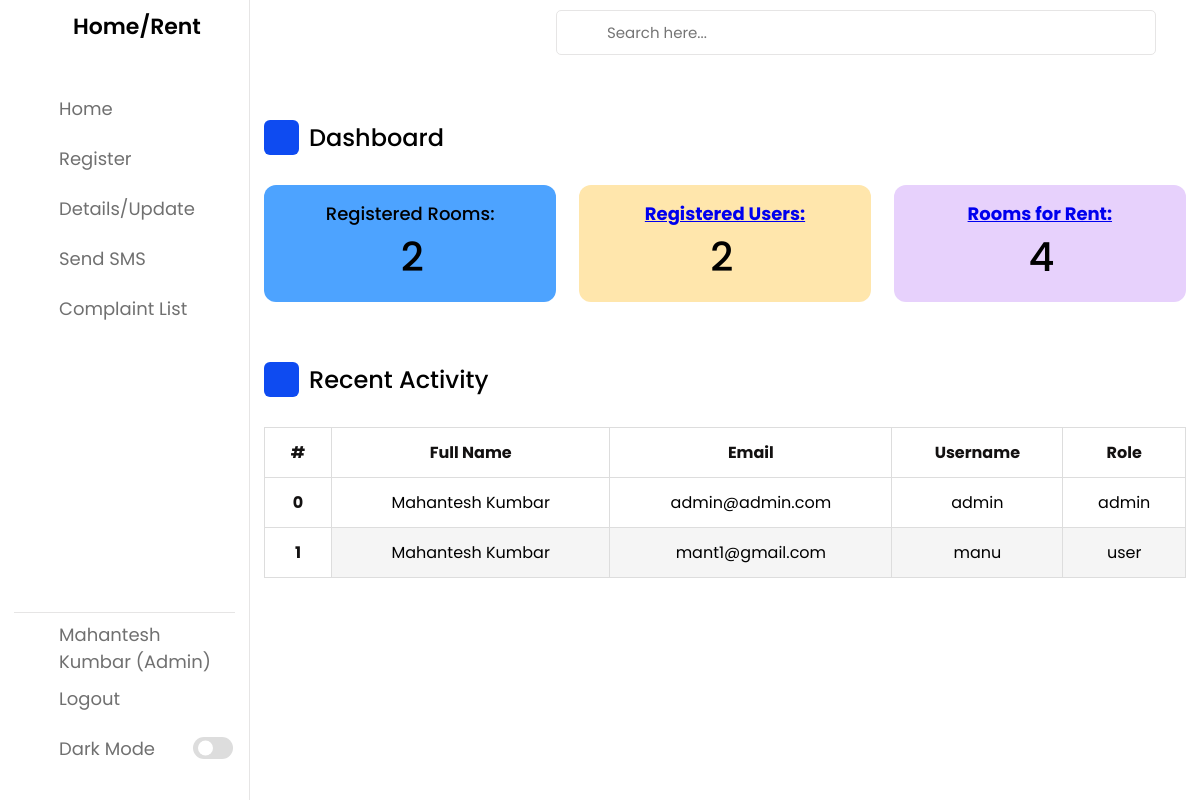
Page /auth/dashboard.php (signed in) on the earlier database version.
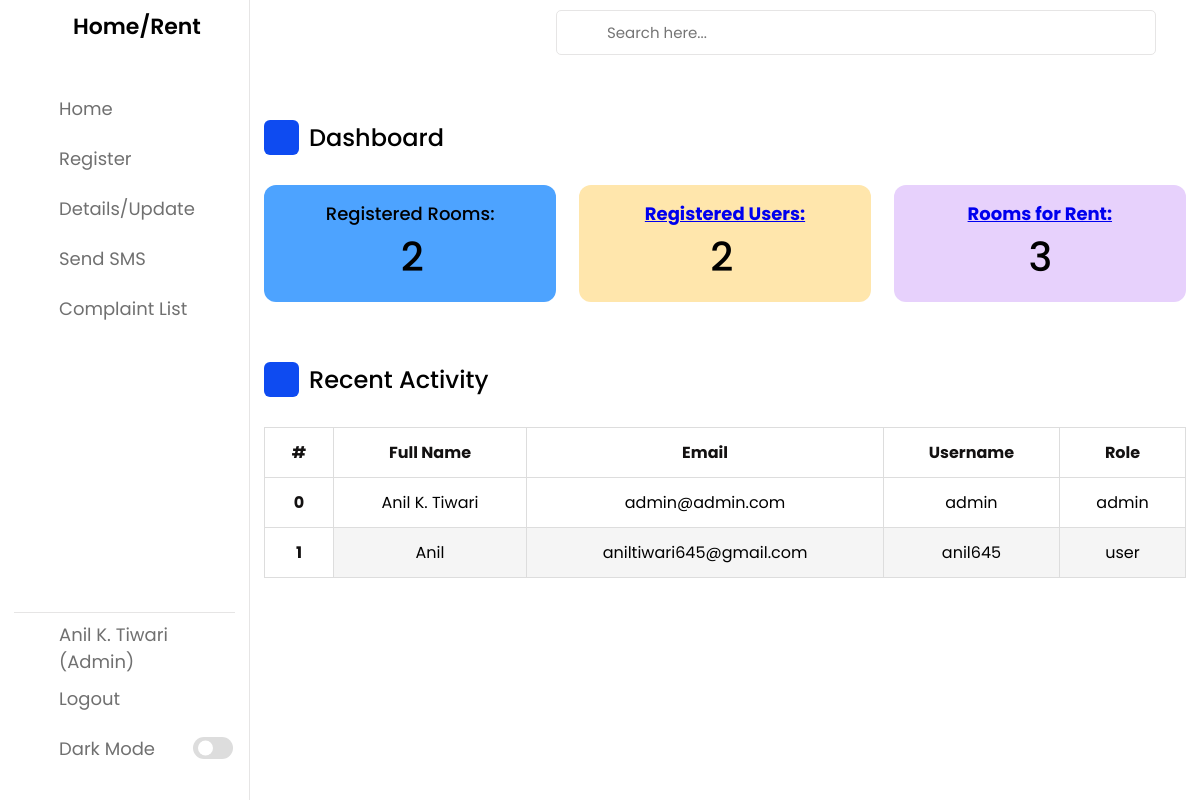
Same page on the later database version.
### tables this page shows
CREATE TABLE `users` (
  `id` int(10) UNSIGNED NOT NULL,
  `fullname` varchar(191) NOT NULL,
  `mobile` varchar(191) NOT NULL,
  `username` varchar(191) NOT NULL,
  `email` varchar(191) NOT NULL,
  `password` varchar(191) NOT NULL,
  `created_at` timestamp NULL DEFAULT current_timestamp(),
  `updated_at` timestamp NULL DEFAULT current_timestamp(),
  `role` varchar(100) DEFAULT 'user',
  `status` int(1) NOT NULL DEFAULT 1
);

### app/table.php (the view, shortened to what this page needs)
<section class="wrapper">
	<div class="container">
		<div class="row">
			<div class="col-12">
				<div class="activity">
                <div class="title">
                    <i class="uil uil-clock-three"></i>
                    <span class="text">Recent Activity</span>
                </div>
				<div class="table">
					<table class="table table-bordered">
					  <thead>
					    <tr>
					      <th>#</th>
					      <th>Full Name</th>
					      <th>Email</th>
					      <th>Username</th>
					      <th>Role</th>
					    </tr>
					  </thead>
					  <tbody>
					  	<?php
					  		foreach ($data as $key => $value) {
							   echo '<tr>';
							      echo '<th scope="row">'.$key.'</th>';
							      echo '<td>'.$value['fullname'].'</td>';
							      echo '<td>'.$value['email'].'</td>';
							      echo '<td>'.$value['username'].'</td>';
							      echo '<td>'.$value['role'].'</td>';
							   echo '</tr>';
					  		}
					  	?>
					  </tbody>
					</table>
				</div>
			</div>
		</div>
	</div>
</section>

### include/side-nav.php (shortened to what this page needs)
<html>
  <head>
    <link rel="stylesheet" href="../assets/css/styles.css">
    <link rel="stylesheet" href="https://unicons.iconscout.com/release/v4.0.0/css/line.css">
  </head>
  <body>
  <nav>
        <div class="logo-name">
            <span class="logo_name">Home/Rent</span>
        </div>
        <div class="menu-items">
            <ul class="nav-links">
                <li><a href="../auth/dashboard.php">
                    <i class="uil uil-estate"></i>
                    <span class="link-name">Home</span>
                </a></li>
                <li>
                <?php if($_SESSION['role'] == 'admin' || $_SESSION['role'] == 'user'){
                echo '<a href="../app/register.php">
	        	    <i class="uil uil-signin"></i>
                 <span class="link-name">Register</span>
                  </a>';
	      	 	} ?>
              </li>
                <li><a href="../app/list.php">
                  <i class="uil uil-document-info"></i>
                  <span class="link-name">Details/Update</span>
                </a></li>
                <li>
                 <?php if($_SESSION['role'] == 'admin'){
                  echo '<a href="../app/sms.php" class="nav-link">
                  <i class="uil uil-message"></i>
                  <span class="link-name">Send SMS</span></a>';
                 } ?>
                </li>
                <li>
                <?php if($_SESSION['role'] == 'admin'){
                echo '<a href="../app/cmplist.php" class="nav-link">
                <i class="uil uil-comments"></i>
                    <span class="link-name">Complaint List</span></a>';
                } ?>
                </li>
            </ul>
            <ul class="logout-mode">
              <li><a href="#">
                    <i class="uil uil-signout"></i>
                    <span class="link-name"><?php echo $_SESSION['fullname']; ?> <?php if($_SESSION['role'] == 'admin'){ echo "(Admin)"; } ?></span>
                </a></li>
                <li><a href="logout.php">
                    <i class="uil uil-signout"></i>
                    <span class="link-name">Logout</span>
                </a></li>
                <li class="mode">
                    <a href="#">
                        <i class="uil uil-moon"></i>
                    <span class="link-name">Dark Mode</span>
                </a>
                <div class="mode-toggle">
                  <span class="switch"></span>
                </div>
            </li>
            </ul>
        </div>
    </nav>
  </body>
</html>

### auth/dashboard.php (shortened to what this page needs)
<?php
	require '../config/config.php';
	if($_SESSION['role'] == 'admin'){
		$stmt = $connect->prepare('SELECT count(*) as register_user FROM users');
		$stmt->execute();
		$count = $stmt->fetch(PDO::FETCH_ASSOC);
		$stmt = $connect->prepare('SELECT count(*) as total_rent FROM room_rental_registrations');
		$stmt->execute();
		$total_rent = $stmt->fetch(PDO::FETCH_ASSOC);
		$stmt = $connect->prepare('SELECT count(*) as total_rent_apartment FROM room_rental_registrations_apartment');
		$stmt->execute();
		$total_rent_apartment = $stmt->fetch(PDO::FETCH_ASSOC);
	}
	$stmt = $connect->prepare('SELECT count(*) as total_auth_user_rent FROM room_rental_registrations WHERE user_id = :user_id');
	$stmt->execute(array(
		':user_id' => $_SESSION['id']
		));
	$total_auth_user_rent = $stmt->fetch(PDO::FETCH_ASSOC);
?>
<?php
		try {
			$stmt = $connect->prepare('SELECT * FROM users');
			$stmt->execute();
			$data = $stmt->fetchAll(PDO::FETCH_ASSOC);
		}
		catch(PDOException $e) {
			$errMsg = $e->getMessage();
		}
?>
<?php
include '../include/side-nav.php';?>
	<section class="dashboard">
        <div class="top">
            <div class="search-box">
                <input type="text" placeholder="Search here...">
            </div>
        </div>
        <div class="dash-content">
            <div class="overview">
                <div class="title">
                    <i class="uil uil-tachometer-fast-alt"></i>
                    <span class="text">Dashboard</span>
                </div>
                <div class="boxes">
					<div class="box box1">
                        <span class="text">
						<?php
							if($_SESSION['role'] == 'user'){
								echo '<div class="col-md-3">';
								echo '<a href="../app/list.php"><div class="alert alert-warning" role="alert">';
								echo 'Registered Rooms:';
								echo '</div></a>';
								echo '  <span class="number">
								&nbsp; &nbsp; &nbsp &nbsp;
								<span class="badge badge-pill badge-success">'.$total_auth_user_rent['total_auth_user_rent'].'</span>
								</span>';
								echo '</div>';
							}
							else{
								echo 'Registered Rooms:';
								echo '<br>';
								echo '  <span class="number">
										<span class="badge badge-pill badge-success">'.$total_auth_user_rent['total_auth_user_rent'].'</span>
										</span>';
							}
						?>
						</span>
                    </div>
					<?php
                          if($_SESSION['role'] == 'admin'){
                   			 echo'<div class="box box2">';
                       			echo'<span class="text">';
                              echo '<div class="col-md-3">';
                              echo '<a href="../app/users.php"><div class="alert alert-warning" role="alert">';
                              echo '<b>Registered Users: <span class="badge badge-pill badge-success"></span></b>';
                              echo '</div></a>';
                              echo '</div>';
							  echo '<span class="number">';
						  	 	echo ' <span class="badge badge-pill badge-success">'.$count['register_user'].'</span>';
							  echo '</span>';
                          }
                      	?>
						</span>
                    </div>
					<?php
						if($_SESSION['role'] == 'admin'){
                   			  echo'<div class="box box3">';
                      		  echo'<span class="text"> ';
                              echo '<div class="col-md-3">';
                              echo '<a href="../app/list.php"><div class="alert alert-warning" role="alert">';
                              echo '<b>Rooms for Rent: <span class="badge badge-pill badge-success">'.'</span></b>';
                              echo '</div></a>';
                              echo '</div>';
							  echo '<span class="number">';
							  echo (intval($total_rent['total_rent'])+intval($total_rent_apartment['total_rent_apartment'])).'</span></b>';
							  echo '</span>';
                          }
					?>
                    </div>
                </div>
            </div>
					<?php
                        if($_SESSION['role'] == 'admin'){
							include '../app/table.php';
						}?>
        </div>
    </section>

### assets/css/styles.css (style rules this page uses)
* { margin: 0; padding: 0; box-sizing: border-box; font-family: 'Poppins', sans-serif; }
:root { --primary-color: #0E4BF1; --panel-color: #FFF; --text-color: #000; --black-light-color: #707070; --border-color: #e6e5e5; --toggle-color: #DDD; --box1-color: #4DA3FF; --box2-color: #FFE6AC; --box3-color: #E7D1FC; --title-icon-color: #fff; --tran-05: all 0.5s ease; --tran-03: all 0.3s ease; --tran-03: all 0.2s ease; }
body { min-height: 100vh; background-color: var(--primary-color); }
nav { position: fixed; top: 0; left: 0; height: 100%; width: 250px; padding: 10px 14px; background-color: var(--panel-color); border-right: 1px solid var(--border-color); transition: var(--tran-05); }
nav .logo-name { display: flex; align-items: center; }
nav .logo-name .logo_name { font-size: 22px; font-weight: 600; color: var(--text-color); margin-left: 14px; transition: var(--tran-05); }
nav .menu-items { margin-top: 40px; height: calc(100% - 90px); display: flex; flex-direction: column; justify-content: space-between; }
.menu-items li { list-style: none; }
.menu-items li a { display: flex; align-items: center; height: 50px; text-decoration: none; position: relative; }
.menu-items li a i { font-size: 24px; min-width: 45px; height: 100%; display: flex; align-items: center; justify-content: center; color: var(--black-light-color); }
.menu-items li a .link-name { font-size: 18px; font-weight: 400; color: var(--black-light-color); transition: var(--tran-05); }
.menu-items .logout-mode { padding-top: 10px; border-top: 1px solid var(--border-color); }
.menu-items .mode { display: flex; align-items: center; white-space: nowrap; }
.menu-items .mode-toggle { position: absolute; right: 14px; height: 50px; min-width: 45px; display: flex; align-items: center; justify-content: center; cursor: pointer; }
.mode-toggle .switch { position: relative; display: inline-block; height: 22px; width: 40px; border-radius: 25px; background-color: var(--toggle-color); }
.switch:before { content: ""; position: absolute; left: 5px; top: 50%; transform: translateY(-50%); height: 15px; width: 15px; background-color: var(--panel-color); border-radius: 50%; transition: var(--tran-03); }
.dashboard { position: relative; left: 250px; background-color: var(--panel-color); min-height: 100vh; width: calc(100% - 250px); padding: 10px 14px; transition: var(--tran-05); }
.dashboard .top { position: fixed; top: 0; left: 250px; display: flex; width: calc(100% - 250px); justify-content: space-between; align-items: center; padding: 10px 14px; background-color: var(--panel-color); transition: var(--tran-05); z-index: 10; }
.dashboard .top .search-box { position: relative; height: 45px; max-width: 600px; width: 100%; margin: 0 30px; }
.top .search-box input { position: absolute; border: 1px solid var(--border-color); background-color: var(--panel-color); padding: 0 25px 0 50px; border-radius: 5px; height: 100%; width: 100%; color: var(--text-color); font-size: 15px; font-weight: 400; outline: none; }
.dashboard .dash-content { padding-top: 50px; }
.dash-content .title { display: flex; align-items: center; margin: 60px 0 30px 0; }
.dash-content .title i { position: relative; height: 35px; width: 35px; background-color: var(--primary-color); border-radius: 6px; color: var(--title-icon-color); display: flex; align-items: center; justify-content: center; font-size: 24px; }
.dash-content .title .text { font-size: 24px; font-weight: 500; color: var(--text-color); margin-left: 10px; }
.dash-content .boxes { display: flex; align-items: center; justify-content: space-between; flex-wrap: wrap; }
.dash-content .boxes .box { display: flex; flex-direction: column; align-items: center; border-radius: 12px; width: calc(100% / 3 - 15px); padding: 15px 20px; background-color: var(--box1-color); transition: var(--tran-05); }
.boxes .box .text { white-space: nowrap; font-size: 18px; font-weight: 500; color: var(--text-color); }
.boxes .box .number { font-size: 40px; font-weight: 500; color: var(--text-color); }
.boxes .box.box2 { background-color: var(--box2-color); }
.boxes .box.box3 { background-color: var(--box3-color); }
.table { width: 100%; border-collapse: collapse; }
.table td,.table th { padding:12px 15px; border:1px solid #ddd; text-align: center; font-size:16px; }
.table th { background-color: rgb(255, 255, 255); color:#131111; }
.table tbody tr:nth-child(even) { background-color: #f5f5f5; }

Differences in the rows shown:
removed users: key "1", fullname "Mahantesh Kumbar", email "mant1@gmail.com", username "manu", role "user"
changed users "admin@admin.com": fullname "Mahantesh Kumbar" → "Anil K. Tiwari"
added users: key "1", fullname "Anil", email "aniltiwari645@gmail.com", username "anil645", role "user"
Other differences:
$_SESSION['fullname']: "Mahantesh Kumbar" → "Anil K. Tiwari"
text no longer shown: "4"
text now shown: "3"
